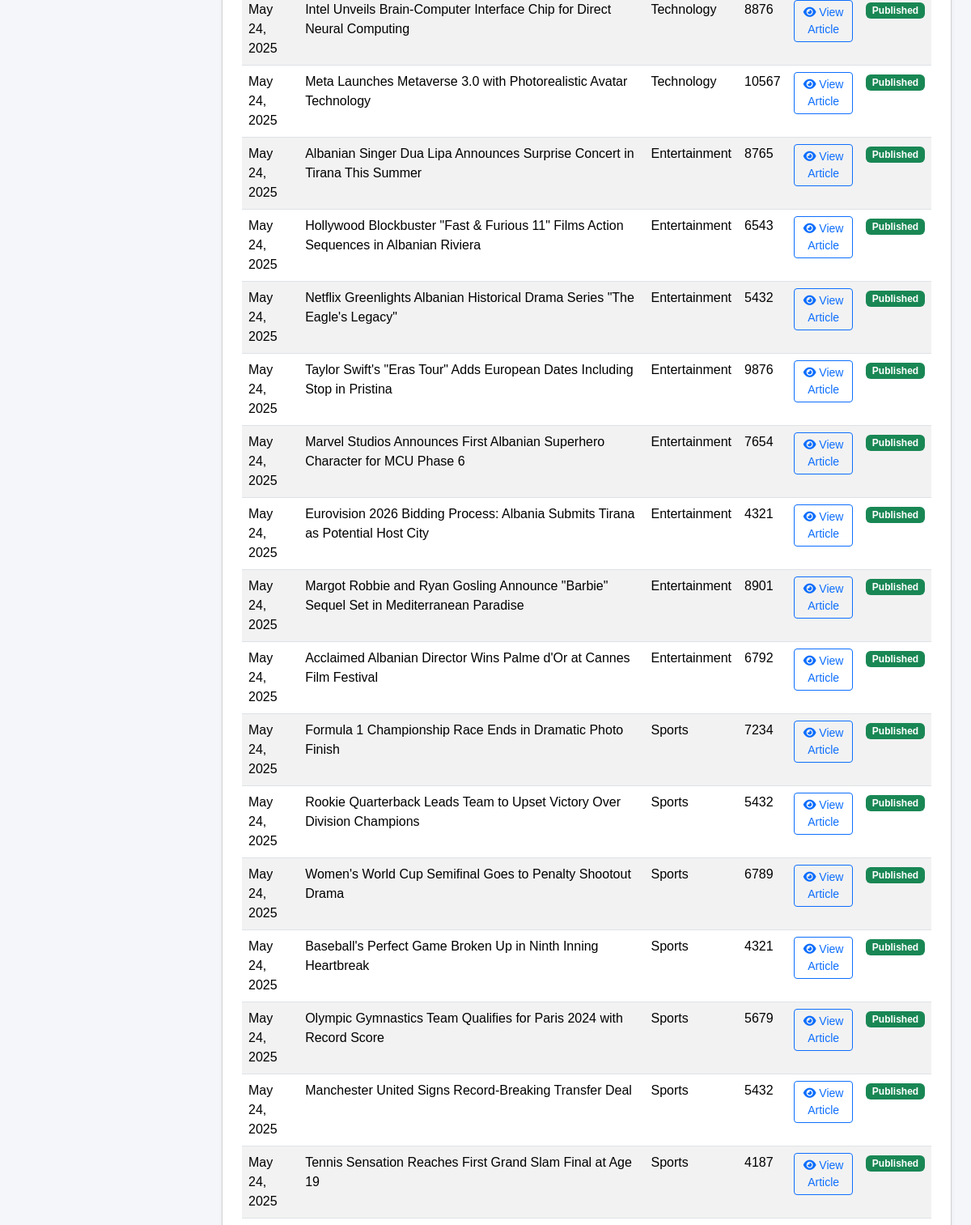
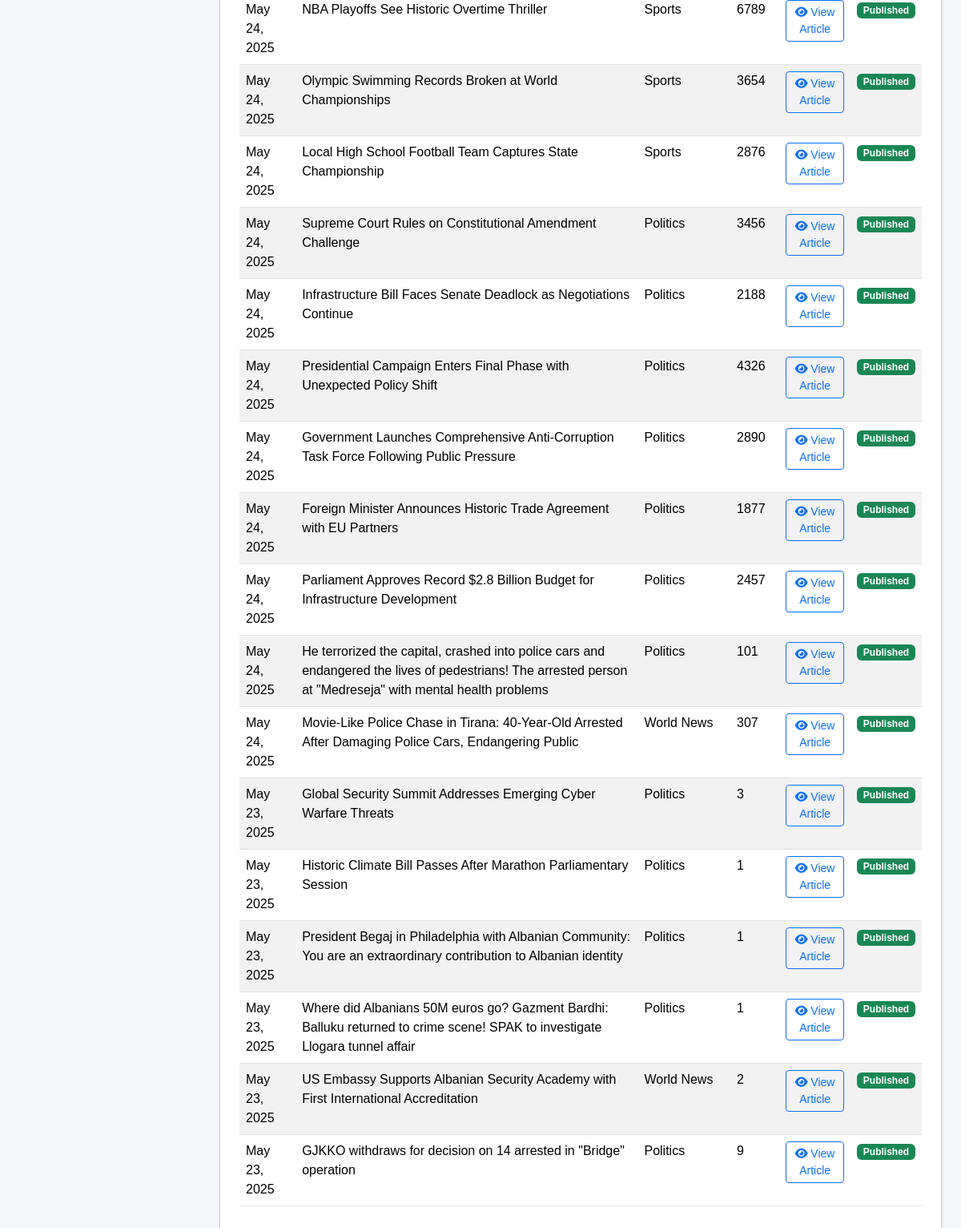
/admin/manage_staff.php?id=2&status=all (lower part), run on an earlier commit of the app's database (2 pictures, top to bottom).
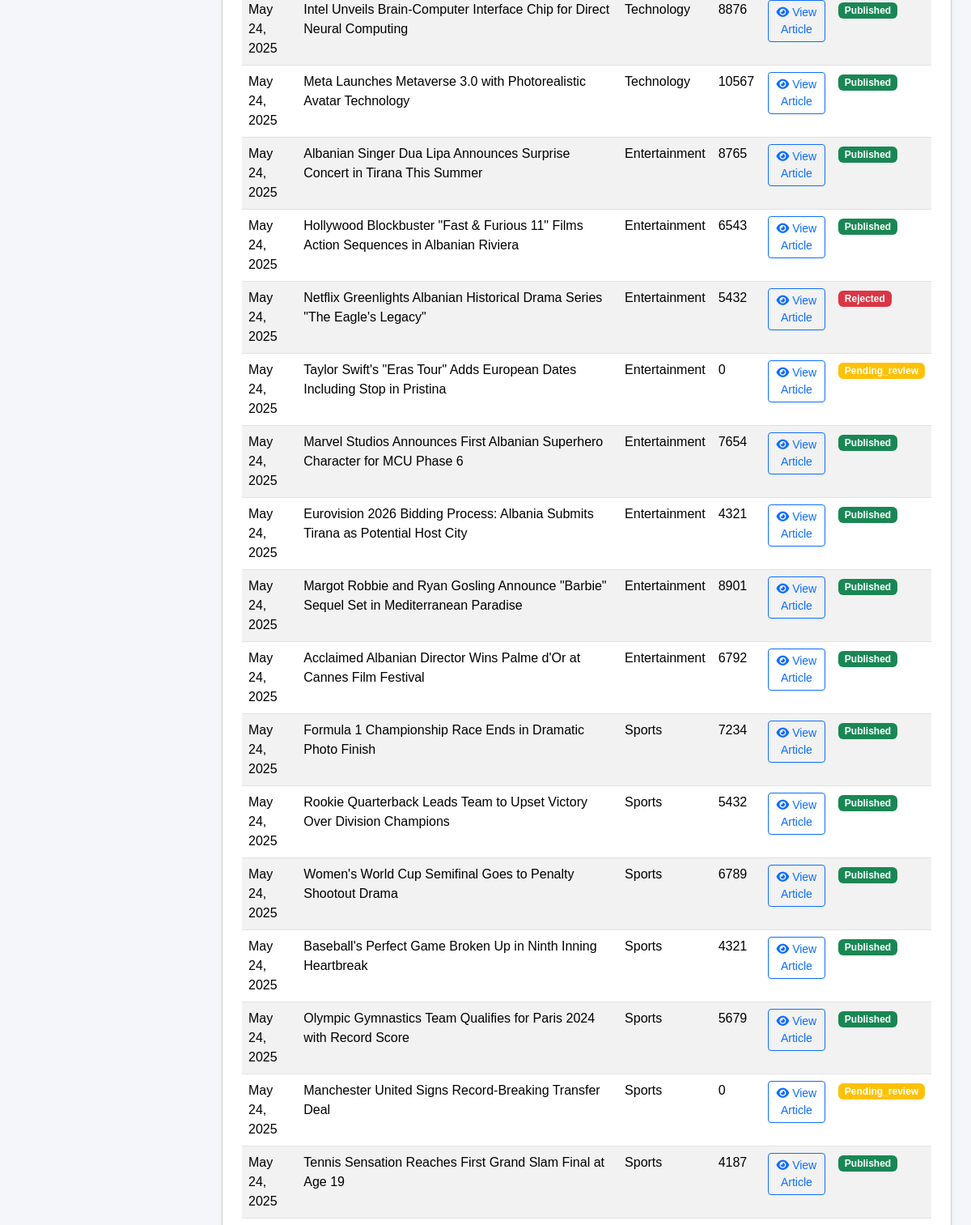
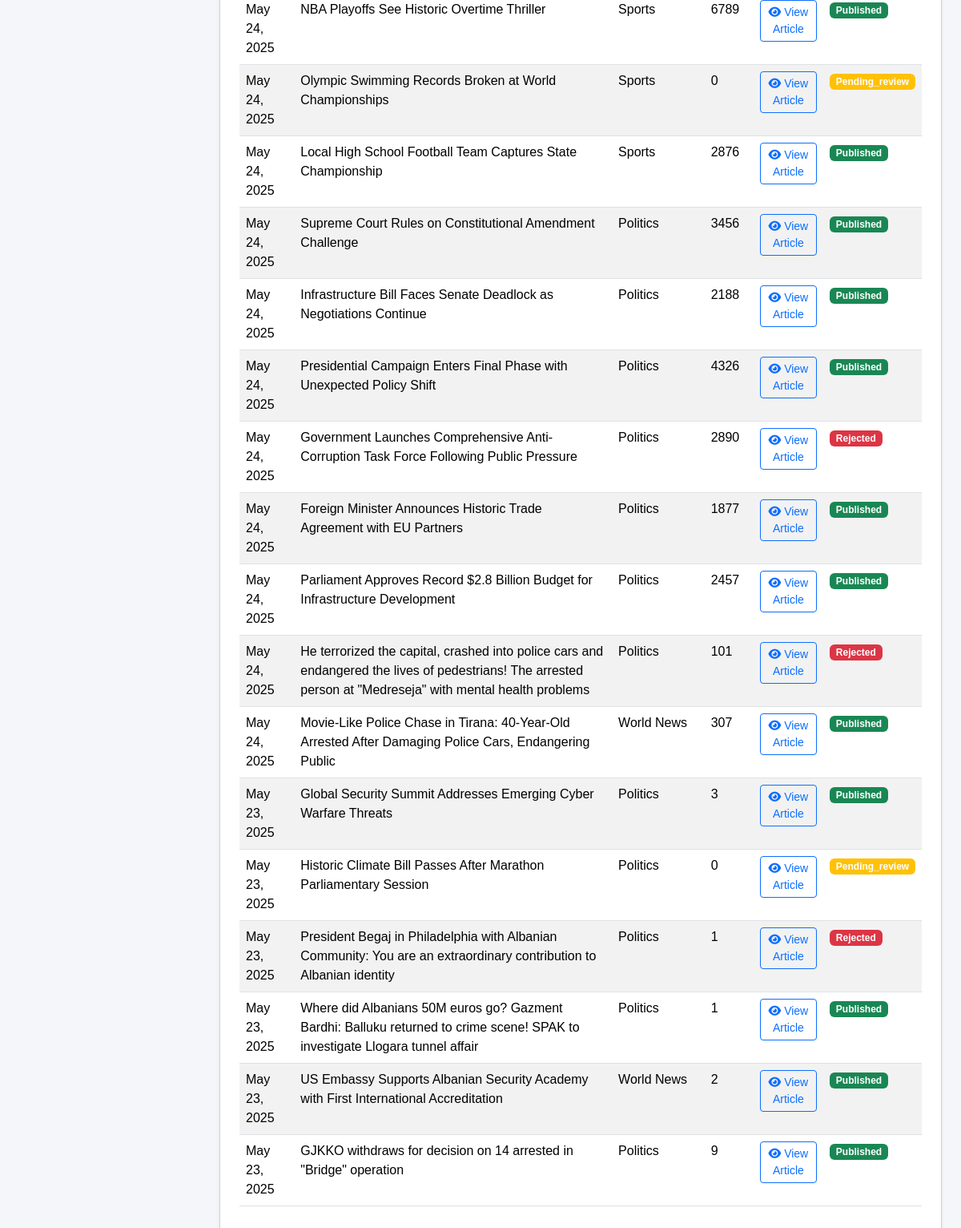
And on a later commit of the database (2 pictures, top to bottom).
### tables this page shows
CREATE TABLE `articles` (
  `id` int(11) NOT NULL,
  `title` varchar(255) NOT NULL,
  `slug` varchar(255) NOT NULL,
  `content` longtext NOT NULL,
  `excerpt` text DEFAULT NULL,
  `featured_image` varchar(255) DEFAULT NULL,
  `author_id` int(11) NOT NULL,
  `category_id` int(11) NOT NULL,
  `status` enum('pending_review','published','rejected') DEFAULT 'pending_review',
  `is_featured` tinyint(1) DEFAULT 0,
  `trending` tinyint(1) DEFAULT 0,
  `youtube_link` varchar(255) DEFAULT NULL,
  `has_video` tinyint(1) DEFAULT 0,
  `view_count` int(11) DEFAULT 0,
  `published_at` timestamp NULL DEFAULT NULL,
  `created_at` timestamp NOT NULL DEFAULT current_timestamp(),
  `updated_at` timestamp NOT NULL DEFAULT current_timestamp() ON UPDATE current_timestamp(),
  `tags` varchar(255) DEFAULT NULL
);

CREATE TABLE `categories` (
  `id` int(11) NOT NULL,
  `name` varchar(50) NOT NULL,
  `slug` varchar(50) NOT NULL,
  `description` text DEFAULT NULL,
  `is_active` tinyint(1) DEFAULT 1,
  `display_order` int(11) DEFAULT 0,
  `created_at` timestamp NOT NULL DEFAULT current_timestamp(),
  `updated_at` timestamp NOT NULL DEFAULT current_timestamp() ON UPDATE current_timestamp()
);

### admin/manage_staff.php (the view, shortened to what this page needs)
<?php
include('../includes/db_connection.php');
$staff_id = isset($_GET['id']) && is_numeric($_GET['id']) ? intval($_GET['id']) : null;
?>
<!DOCTYPE html>
<html lang="en">
<head>
  <link rel="stylesheet" href="https://cdn.jsdelivr.net/npm/bootstrap@5.3.2/dist/css/bootstrap.min.css">
  <link rel="stylesheet" href="css/admin_style.css">
  <link rel="stylesheet" href="https://cdnjs.cloudflare.com/ajax/libs/font-awesome/6.0.0-beta3/css/all.min.css">
</head>
<body>
<?php include('admin_header.php'); ?>
<?php include('admin_sidebar.php'); ?>
<div class="main-content px-4 pt-4">
  <div class="card p-4 shadow-sm bg-white rounded-4">
  <?php if ($staff_id): ?>
  <?php
    $query = "
      SELECT a.*, u.first_name, u.last_name, c.name AS category_name
      FROM articles a
      LEFT JOIN users u ON a.author_id = u.id
      LEFT JOIN categories c ON a.category_id = c.id
      WHERE a.author_id = $staff_id
    ";
    $query .= " ORDER BY a.created_at DESC";
    $result = mysqli_query($conn, $query);
  ?>
  <table class="table table-striped">
    <tbody>
      <?php while ($row = mysqli_fetch_assoc($result)) : ?>
        <tr>
          <td><?= date("M d, Y", strtotime($row['created_at'])) ?></td>
          <td><?= htmlspecialchars($row['title']) ?></td>
          <td><?= htmlspecialchars($row['category_name']) ?></td>
          <td><?= $row['view_count'] ?></td>
          <td>
          <a href="view_article.php?id=<?= $row['id'] ?>&from_staff=<?= $staff_id ?>" class="btn btn-sm btn-outline-primary">
          <i class="fas fa-eye"></i> View Article
          </a>
      </td>
          <td>
            <span class="badge bg-<?= $row['status'] === 'published' ? 'success' : ($row['status'] === 'rejected' ? 'danger' : 'warning') ?>">
              <?= ucfirst($row['status']) ?>
            </span>
          </td>
        </tr>
      <?php endwhile; ?>
    </tbody>
  </table>
<?php endif; ?>
</body>
</html>

### admin/admin_header.php (shortened to what this page needs)
<link rel="stylesheet" href="css/admin_style.css">
<link rel="stylesheet" href="https://cdnjs.cloudflare.com/ajax/libs/font-awesome/6.5.0/css/all.min.css">

### admin/admin_sidebar.php (shortened to what this page needs)
<link rel="stylesheet" href="css/admin_style.css">

### admin/css/admin_style.css (style rules this page uses)
body { margin: 0; font-family: Arial, sans-serif; background: #f5f6fa; }
.main-content { margin-left: 250px; padding-top: 80px; padding: 20px; min-height: 100vh; background-color: #f5f6fa; }
.main-content { margin-left: 250px; padding: 50px; background-color: #f5f6fa; min-height: 100vh; }

### admin/manage_staff.php (style rules this page uses)
.main-content { margin-left: 250px; margin-top: 60px; padding: 30px; background-color: #f8f9fa; min-height: 100vh; }

What changed in the data, as far as the page shows it:
changed articles "Netflix Greenlights Albanian Historical Drama Series \"The Eagle's Legacy\"": status "Published" → "Rejected"
changed articles "Taylor Swift's \"Eras Tour\" Adds European Dates Including Stop in Pristina": view_count "9876" → "0"; status "Published" → "Pending_review"
changed articles "Manchester United Signs Record-Breaking Transfer Deal": view_count "5432" → "0"; status "Published" → "Pending_review"
changed articles "Olympic Swimming Records Broken at World Championships": view_count "3654" → "0"; status "Published" → "Pending_review"
changed articles (number 24 of 34 on the later page): status "Published" → "Rejected"
changed articles (number 27 of 34 on the later page): status "Published" → "Rejected"
changed articles "Historic Climate Bill Passes After Marathon Parliamentary Session": view_count "1" → "0"; status "Published" → "Pending_review"
changed articles (number 31 of 34 on the later page): status "Published" → "Rejected"
